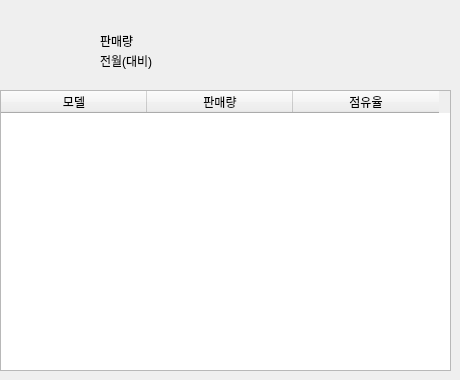
       <widget class="QWidget" name="page_2">
        <widget class="QLabel" name="brand_logo">
         <property name="geometry">
          <rect>
           <x>10</x>
           <y>20</y>
           <width>71</width>
           <height>61</height>
          </rect>
         </property>
         <property name="text">
          <string/>
         </property>
        </widget>
        <widget class="QTableWidget" name="tableWidget_9">
         <property name="geometry">
          <rect>
           <x>0</x>
           <y>90</y>
           <width>451</width>
           <height>281</height>
          </rect>
         </property>
         <property name="horizontalScrollBarPolicy">
          <enum>Qt::ScrollBarAlwaysOff</enum>
         </property>
         <property name="editTriggers">
          <set>QAbstractItemView::NoEditTriggers</set>
         </property>
         <attribute name="horizontalHeaderDefaultSectionSize">
          <number>146</number>
         </attribute>
         <column>
          <property name="text">
           <string>모델</string>
          </property>
         </column>
         <column>
          <property name="text">
           <string>판매량</string>
          </property>
         </column>
         <column>
          <property name="text">
           <string>점유율</string>
          </property>
         </column>
        </widget>
        <widget class="QLabel" name="label_12">
         <property name="geometry">
          <rect>
           <x>100</x>
           <y>30</y>
           <width>41</width>
           <height>21</height>
          </rect>
         </property>
         <property name="text">
          <string>판매량</string>
         </property>
        </widget>
        <widget class="QLabel" name="label_13">
         <property name="geometry">
          <rect>
           <x>100</x>
           <y>50</y>
           <width>61</width>
           <height>21</height>
          </rect>
         </property>
         <property name="text">
          <string>전월(대비)</string>
         </property>
        </widget>
        <widget class="QLabel" name="sales_rate">
         <property name="geometry">
          <rect>
           <x>190</x>
           <y>30</y>
           <width>131</width>
           <height>21</height>
          </rect>
         </property>
         <property name="text">
          <string/>
         </property>
        </widget>
        <widget class="QLabel" name="pre_month">
         <property name="geometry">
          <rect>
           <x>190</x>
           <y>50</y>
           <width>131</width>
           <height>21</height>
          </rect>
         </property>
         <property name="text">
          <string/>
         </property>
        </widget>
       </widget>
